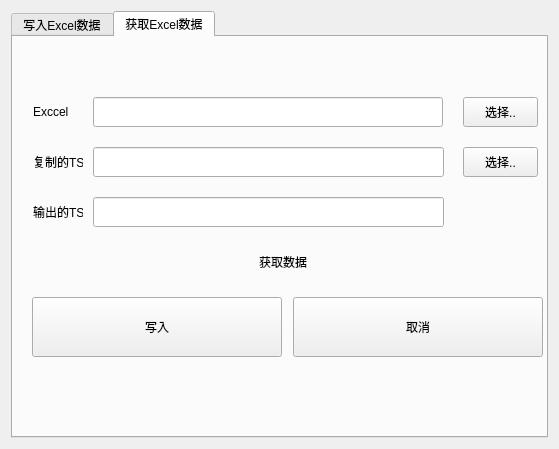
<?xml version="1.0" encoding="UTF-8"?>
<ui version="4.0">
 <class>Dialog</class>
 <widget class="QDialog" name="Dialog">
  <property name="geometry">
   <rect>
    <x>0</x>
    <y>0</y>
    <width>559</width>
    <height>449</height>
   </rect>
  </property>
  <property name="windowTitle">
   <string>Dialog</string>
  </property>
  <layout class="QVBoxLayout" name="verticalLayout">
   <item>
    <widget class="QTabWidget" name="tabWidget">
     <property name="currentIndex">
      <number>1</number>
     </property>
     <widget class="QWidget" name="tab">
      <attribute name="title">
       <string>写入Excel数据</string>
      </attribute>
      <layout class="QGridLayout" name="gridLayout">
       <item row="0" column="0">
        <layout class="QHBoxLayout" name="horizontalLayout">
         <item>
          <widget class="QLabel" name="label">
           <property name="text">
            <string>文件(*.ts)：</string>
           </property>
          </widget>
         </item>
         <item>
          <widget class="QLineEdit" name="leFilePath"/>
         </item>
         <item>
          <widget class="QPushButton" name="btnChooseFile">
           <property name="minimumSize">
            <size>
             <width>0</width>
             <height>50</height>
            </size>
           </property>
           <property name="text">
            <string>选择..</string>
           </property>
          </widget>
         </item>
        </layout>
       </item>
       <item row="1" column="0">
        <layout class="QHBoxLayout" name="horizontalLayout_2">
         <item>
          <widget class="QLabel" name="label_2">
           <property name="text">
            <string>Excel文件名：</string>
           </property>
          </widget>
         </item>
         <item>
          <widget class="QLineEdit" name="leExcelPath"/>
         </item>
        </layout>
       </item>
       <item row="3" column="0">
        <layout class="QHBoxLayout" name="horizontalLayout_3">
         <item>
          <widget class="QPushButton" name="btnWriteExcel">
           <property name="minimumSize">
            <size>
             <width>0</width>
             <height>50</height>
            </size>
           </property>
           <property name="text">
            <string>写入</string>
           </property>
          </widget>
         </item>
         <item>
          <widget class="QPushButton" name="btnWriteCancel">
           <property name="minimumSize">
            <size>
             <width>0</width>
             <height>50</height>
            </size>
           </property>
           <property name="text">
            <string>取消</string>
           </property>
          </widget>
         </item>
        </layout>
       </item>
       <item row="2" column="0">
        <widget class="QLabel" name="lbProcess">
         <property name="sizePolicy">
          <sizepolicy hsizetype="Preferred" vsizetype="Fixed">
           <horstretch>0</horstretch>
           <verstretch>0</verstretch>
          </sizepolicy>
         </property>
         <property name="text">
          <string/>
         </property>
         <property name="alignment">
          <set>Qt::AlignCenter</set>
         </property>
        </widget>
       </item>
      </layout>
     </widget>
     <widget class="QWidget" name="tab_2">
      <attribute name="title">
       <string>获取Excel数据</string>
      </attribute>
      <widget class="QLabel" name="label_4">
       <property name="geometry">
        <rect>
         <x>20</x>
         <y>60</y>
         <width>50</width>
         <height>30</height>
        </rect>
       </property>
       <property name="text">
        <string>Exccel</string>
       </property>
      </widget>
      <widget class="QLineEdit" name="leInExcel">
       <property name="geometry">
        <rect>
         <x>80</x>
         <y>60</y>
         <width>350</width>
         <height>30</height>
        </rect>
       </property>
      </widget>
      <widget class="QPushButton" name="btnExcelSource">
       <property name="geometry">
        <rect>
         <x>450</x>
         <y>60</y>
         <width>75</width>
         <height>30</height>
        </rect>
       </property>
       <property name="text">
        <string>选择..</string>
       </property>
      </widget>
      <widget class="QLabel" name="label_5">
       <property name="geometry">
        <rect>
         <x>20</x>
         <y>110</y>
         <width>50</width>
         <height>30</height>
        </rect>
       </property>
       <property name="text">
        <string>复制的TS</string>
       </property>
      </widget>
      <widget class="QLineEdit" name="leInTs">
       <property name="geometry">
        <rect>
         <x>80</x>
         <y>110</y>
         <width>351</width>
         <height>30</height>
        </rect>
       </property>
      </widget>
      <widget class="QPushButton" name="btnWriteTs">
       <property name="geometry">
        <rect>
         <x>19</x>
         <y>260</y>
         <width>250</width>
         <height>60</height>
        </rect>
       </property>
       <property name="text">
        <string>写入</string>
       </property>
      </widget>
      <widget class="QPushButton" name="btnCancel">
       <property name="geometry">
        <rect>
         <x>280</x>
         <y>260</y>
         <width>250</width>
         <height>60</height>
        </rect>
       </property>
       <property name="text">
        <string>取消</string>
       </property>
      </widget>
      <widget class="QPushButton" name="btnTsOut">
       <property name="geometry">
        <rect>
         <x>450</x>
         <y>110</y>
         <width>75</width>
         <height>30</height>
        </rect>
       </property>
       <property name="text">
        <string>选择..</string>
       </property>
      </widget>
      <widget class="QLabel" name="lblGetProcess">
       <property name="geometry">
        <rect>
         <x>20</x>
         <y>210</y>
         <width>500</width>
         <height>30</height>
        </rect>
       </property>
       <property name="text">
        <string>获取数据</string>
       </property>
       <property name="alignment">
        <set>Qt::AlignCenter</set>
       </property>
      </widget>
      <widget class="QLabel" name="label_6">
       <property name="geometry">
        <rect>
         <x>20</x>
         <y>160</y>
         <width>50</width>
         <height>30</height>
        </rect>
       </property>
       <property name="text">
        <string>输出的TS</string>
       </property>
      </widget>
      <widget class="QLineEdit" name="leOutTsName">
       <property name="geometry">
        <rect>
         <x>80</x>
         <y>160</y>
         <width>351</width>
         <height>30</height>
        </rect>
       </property>
      </widget>
     </widget>
    </widget>
   </item>
  </layout>
 </widget>
 <layoutdefault spacing="6" margin="11"/>
 <resources/>
 <connections/>
</ui>
